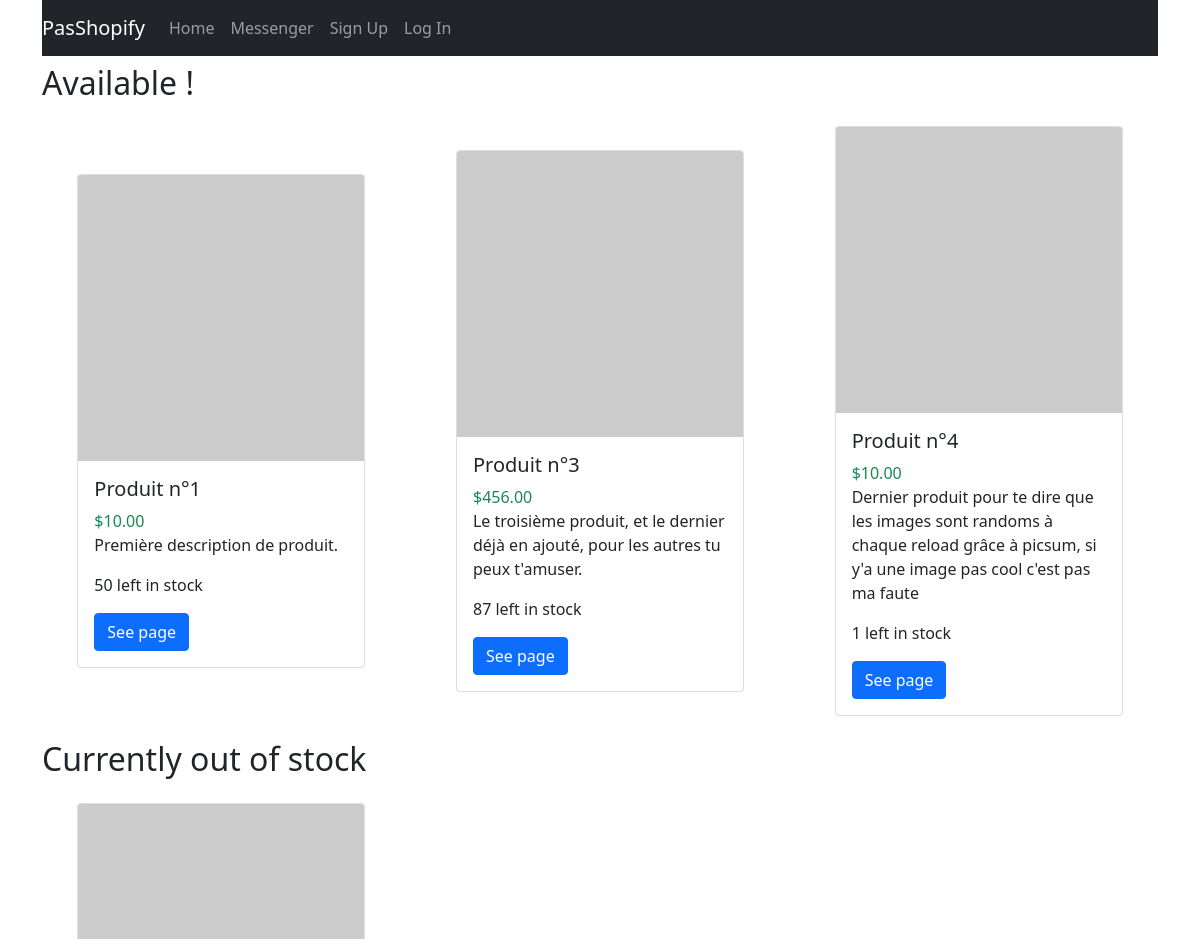
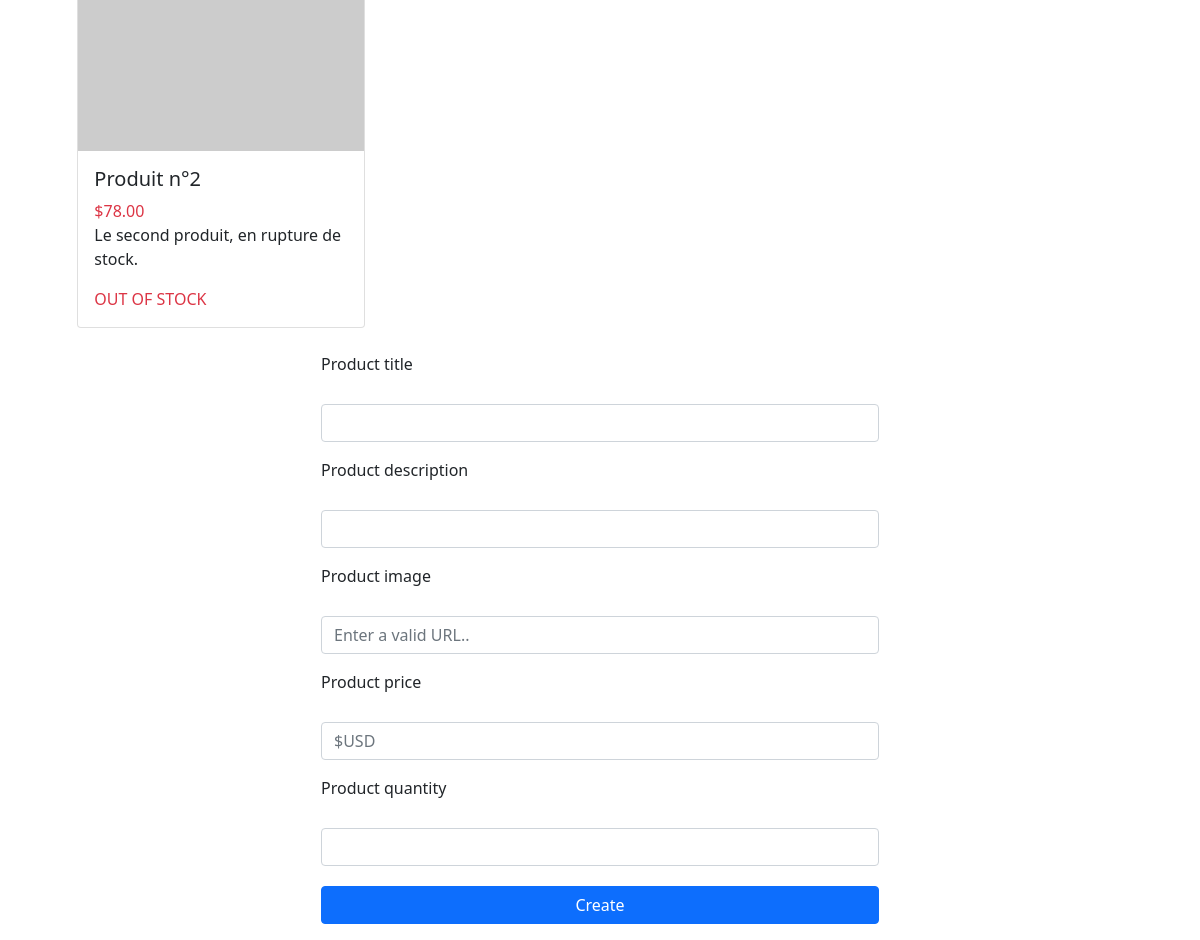
The page / on the database its author committed (2 pictures, top to bottom).
### rendu/models.py (models this page shows, shortened)
class Product(models.Model):
    title = models.CharField(max_length=200)
    image = models.URLField(max_length=500)
    description = models.CharField(max_length=1000)
    price = models.DecimalField(max_digits=5, decimal_places=2)
    quantity = models.IntegerField()

### rendu/views.py (the view)
# urls.py: path('', views.index, name='index'),
def index(request):
    products = Product.objects.all()
    return render(request, 'index.html', {'products': products})

### rendu/templates/index.html (shortened to what this page needs)
{% extends 'base.html' %}
{% block content %}
<h2 class="mt-2">Available !</h2>
<section class="product-grid my-4">
    {% for product in products %}
    {% if product.quantity > 0 %}
    <div class="card m-auto" style="width: 18rem;">
        <img src="{{product.image}}" class="card-img-top">
        <div class="card-body">
            <h5 class="card-title">{{product.title}}</h5>
            <span class="card-title text-success">${{product.price}}</span>
            <p class="card-text">{{product.description}}</p>
            <p>{{product.quantity}} left in stock</p>
            <a href="/{{product.id}}" class="btn btn-primary">See page</a>
        </div>
    </div>
    {%endif%}
    {% endfor %}
</section>
<h2>Currently out of stock</h2>
<section class="product-grid my-4">
    {% for product in products %}
    {% if product.quantity <= 0 %}
    <div class="card m-auto" style="width: 18rem;">
        <img src="{{product.image}}" class="card-img-top">
        <div class="card-body">
            <h5 class="card-title">{{product.title}}</h5>
            <span class="card-title text-danger">${{product.price}}</span>
            <p class="card-text">{{product.description}}</p>
            <span class="card-title text-danger">OUT OF STOCK</span>
        </div>
    </div>
    {%endif%}
    {% endfor %}
</section>
<form action="create" method="post">
    <div class="mb-3">
        <label for="p-title" class="form-label">Product title</label>
        <input type="text" class="form-control" id="p-title" name="title">
    </div>
    <div class="mb-3">
        <label for="p-desc" class="form-label">Product description</label>
        <input type="text" class="form-control" id="p-desc" name="description">
    </div>
    <div class="mb-3">
        <label for="p-image" class="form-label">Product image</label>
        <input type="text" class="form-control" id="p-image" name="image" placeholder="Enter a valid URL..">
    </div>
    <div class="mb-3">
        <label for="p-price" class="form-label">Product price</label>
        <input type="number" placeholder="$USD" class="form-control" id="p-price" name="price" min="0">
    </div>
    <div class="mb-3">
        <label for="p-quantity" class="form-label">Product quantity</label>
        <input type="number" class="form-control" id="p-quantity" name="quantity" min="0">
        <button type="submit" class="btn btn-primary">Create</button>
    </div>
</form>
{% endblock %}

### rows shown on the page
Product: title "Produit n°1", price "10.00", description "Première description de produit.", quantity "50"
Product: title "Produit n°3", price "456.00", description "Le troisième produit, et le dernier déjà en ajouté, pour les autres tu peux t'amuser.", quantity "87"
Product: title "Produit n°4", price "10.00", description "Dernier produit pour te dire que les images sont randoms à chaque reload grâce à picsum, si y'a une image pas cool c'est pas ma faute", quantity "1"
Product: quantity 0 (drawn), title "Produit n°2", price "78.00", description "Le second produit, en rupture de stock."
